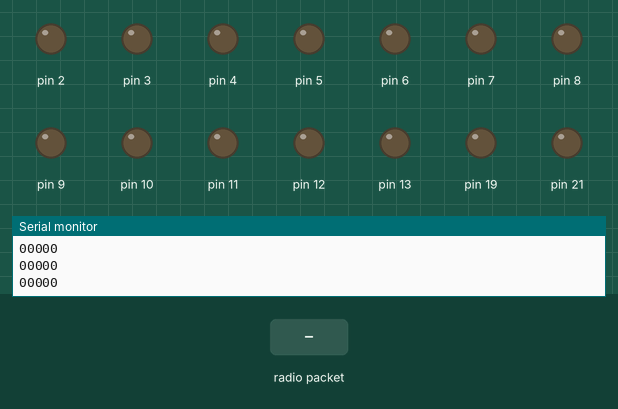
Recording of a sketch running on a simulated Arduino Mega 2560, built with avr-gcc and run on an emulated ATmega2560. On the bench: output pins drawn as LEDs (lit = HIGH), the last lines printed to the serial monitor. The inputs (shaded band) are chosen by the test bench. No radio packets arrive unless stated.

Above: at 1.2 s.
1.3 s: radio packet "1" arrives
At 2.1 s:
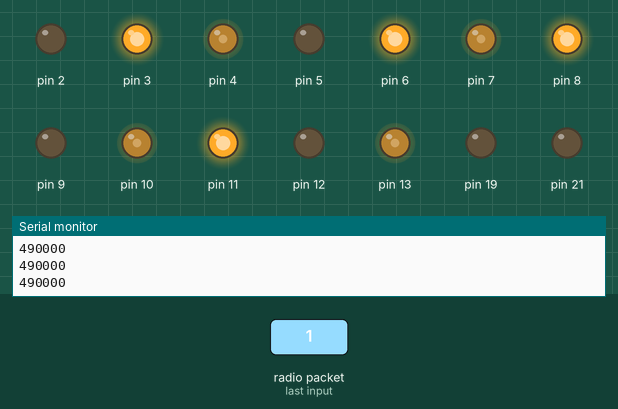
Timing chart, 0 to 4.3 s (numbered marks = the images above; inputs shaded):
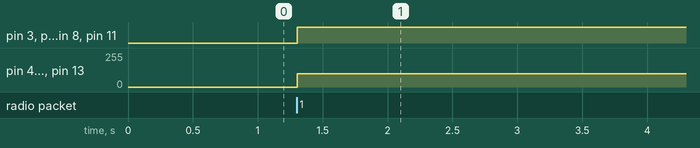

The sketch:

RF-1_P-3..ino
```cpp
bool a;
bool b;
bool c;
bool d;
  bool e;
#include <SPI.h>
#include "nRF24L01.h"
#include "RF24.h"

RF24 myRadio (14, 53);

struct package
{
bool a;
bool b;
bool c;
bool d;
bool e;
};
typedef struct package Package;
Package data;

byte addresses[][6] = {"0"};

void setup() {
  // put your setup code here, to run once:
   Serial.begin (9600);
  myRadio.begin();
  myRadio.setChannel(115);               // диапазон 115 выше WiFi сигналов
  myRadio.setPALevel(RF24_PA_HIGH);       //  выходная мощность
  myRadio.setDataRate( RF24_250KBPS ) ;  // минимальная скорость


  Serial.print("Setup Initialized");

  digitalWrite (17, LOW);
pinMode (2, OUTPUT);
pinMode (3, OUTPUT);
pinMode (4, OUTPUT);
pinMode (5, OUTPUT);
pinMode (6, OUTPUT);
pinMode (7, OUTPUT);
pinMode (8, OUTPUT);
pinMode (9, OUTPUT);
pinMode (10, OUTPUT);
pinMode (11, OUTPUT);
pinMode (12, OUTPUT);
pinMode (13, OUTPUT);

pinMode (16, INPUT);
pinMode (17, INPUT);
pinMode (18, INPUT);
pinMode (19, OUTPUT);
pinMode (20, INPUT);
pinMode (21, OUTPUT);
pinMode (22, INPUT);
pinMode (23, OUTPUT);
pinMode (24, INPUT);
}
void W (){
  digitalWrite (2,LOW);
digitalWrite (3,HIGH);
analogWrite (4, 100);
digitalWrite (5,LOW);
digitalWrite (6,HIGH);
analogWrite (7, 100);
digitalWrite (8,HIGH);
digitalWrite (9,LOW);
analogWrite (10, 100);
digitalWrite (11,HIGH);
digitalWrite (12,LOW);
analogWrite (13, 100);

  }
  void D (){
  digitalWrite (2,HIGH);
digitalWrite (3,LOW);
analogWrite (4, 100);
digitalWrite (5,LOW);
digitalWrite (6,HIGH);
analogWrite (7, 100);
digitalWrite (8,LOW);
digitalWrite (9,HIGH);
analogWrite (10, 100);
digitalWrite (11,HIGH);
digitalWrite (12,LOW);
analogWrite (13, 100);

  }
  void A (){
  digitalWrite (2,LOW);
digitalWrite (3,HIGH);
analogWrite (4, 100);
digitalWrite (5,HIGH);
digitalWrite (6,LOW);
analogWrite (7, 100);
digitalWrite (8,HIGH);
digitalWrite (9,LOW);
analogWrite (10, 100);
digitalWrite (11,LOW);
digitalWrite (12,HIGH);
analogWrite (13, 100);

  }
  void S (){
  digitalWrite (2,HIGH);
digitalWrite (3,LOW);
analogWrite (4, 100);
digitalWrite (5,HIGH);
digitalWrite (6,LOW);
analogWrite (7, 100);
digitalWrite (8,LOW);
digitalWrite (9,HIGH);
analogWrite (10, 100);
digitalWrite (11,LOW);
digitalWrite (12,HIGH);
analogWrite (13, 100);
  }
void ReadData()
{

  myRadio.openReadingPipe(1, 0xF0F0F0F066); // Какой канал считывать, 40-разрядный адрес
         myRadio.startListening();          // Остановить передачу и начать прием
  if (myRadio.available())
  {
    while (myRadio.available())
    {
      myRadio.read(&data, sizeof(data));
    }

  }
}
  void O (){

if (data.a>0){
  W();
  }
  else ;
  if (data.b>0){
  A();
  }
  else ;
  if (data.c>0){
  S();
  }
  else ;
  if (data.d>0){
  D();
  }
  else ;
  if (data.e>0){
  digitalWrite (19, HIGH);
  }
  else
  digitalWrite (19, LOW);
  }

void loop() {
ReadData();

      O();

       Serial.print(data.a);
              Serial.print(data.b);
              Serial.print(data.c);
              Serial.print(data.d);
              Serial.println(data.e);

}
```

Measured:
- after the input at 1.3 s, pin 3, pin 6, pin 8, pin 11: LOW → HIGH at once; pin 4, pin 7, pin 10, pin 13: 0/255 → 100/255 at once
